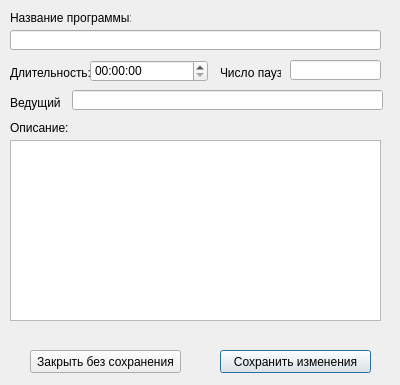
<?xml version="1.0" encoding="UTF-8"?>
<ui version="4.0">
 <class>addprogram</class>
 <widget class="QDialog" name="addprogram">
  <property name="geometry">
   <rect>
    <x>0</x>
    <y>0</y>
    <width>400</width>
    <height>385</height>
   </rect>
  </property>
  <property name="windowTitle">
   <string>Редактор программы</string>
  </property>
  <widget class="QLabel" name="label">
   <property name="geometry">
    <rect>
     <x>10</x>
     <y>10</y>
     <width>121</width>
     <height>16</height>
    </rect>
   </property>
   <property name="text">
    <string>Название программы:</string>
   </property>
  </widget>
  <widget class="QLineEdit" name="lineEdit">
   <property name="geometry">
    <rect>
     <x>10</x>
     <y>30</y>
     <width>371</width>
     <height>20</height>
    </rect>
   </property>
  </widget>
  <widget class="QTimeEdit" name="timeEdit">
   <property name="geometry">
    <rect>
     <x>90</x>
     <y>60</y>
     <width>118</width>
     <height>22</height>
    </rect>
   </property>
  </widget>
  <widget class="QLabel" name="label_2">
   <property name="geometry">
    <rect>
     <x>10</x>
     <y>65</y>
     <width>81</width>
     <height>16</height>
    </rect>
   </property>
   <property name="text">
    <string>Длительность:</string>
   </property>
  </widget>
  <widget class="QLabel" name="label_3">
   <property name="geometry">
    <rect>
     <x>220</x>
     <y>65</y>
     <width>61</width>
     <height>16</height>
    </rect>
   </property>
   <property name="text">
    <string>Число пауз:</string>
   </property>
  </widget>
  <widget class="QLineEdit" name="lineEdit_2">
   <property name="geometry">
    <rect>
     <x>290</x>
     <y>60</y>
     <width>91</width>
     <height>20</height>
    </rect>
   </property>
   <property name="inputMask">
    <string>9</string>
   </property>
  </widget>
  <widget class="QLabel" name="label_4">
   <property name="geometry">
    <rect>
     <x>10</x>
     <y>120</y>
     <width>61</width>
     <height>16</height>
    </rect>
   </property>
   <property name="text">
    <string>Описание:</string>
   </property>
  </widget>
  <widget class="QPlainTextEdit" name="plainTextEdit">
   <property name="geometry">
    <rect>
     <x>10</x>
     <y>140</y>
     <width>371</width>
     <height>181</height>
    </rect>
   </property>
  </widget>
  <widget class="QPushButton" name="pushButton">
   <property name="geometry">
    <rect>
     <x>220</x>
     <y>350</y>
     <width>151</width>
     <height>23</height>
    </rect>
   </property>
   <property name="text">
    <string>Сохранить изменения</string>
   </property>
  </widget>
  <widget class="QPushButton" name="pushButton_2">
   <property name="geometry">
    <rect>
     <x>30</x>
     <y>350</y>
     <width>151</width>
     <height>23</height>
    </rect>
   </property>
   <property name="text">
    <string>Закрыть без сохранения</string>
   </property>
  </widget>
  <widget class="QLineEdit" name="lineEdit_3">
   <property name="geometry">
    <rect>
     <x>72</x>
     <y>90</y>
     <width>311</width>
     <height>20</height>
    </rect>
   </property>
  </widget>
  <widget class="QLabel" name="label_5">
   <property name="geometry">
    <rect>
     <x>10</x>
     <y>95</y>
     <width>51</width>
     <height>16</height>
    </rect>
   </property>
   <property name="text">
    <string>Ведущий:</string>
   </property>
  </widget>
 </widget>
 <resources/>
 <connections/>
</ui>
